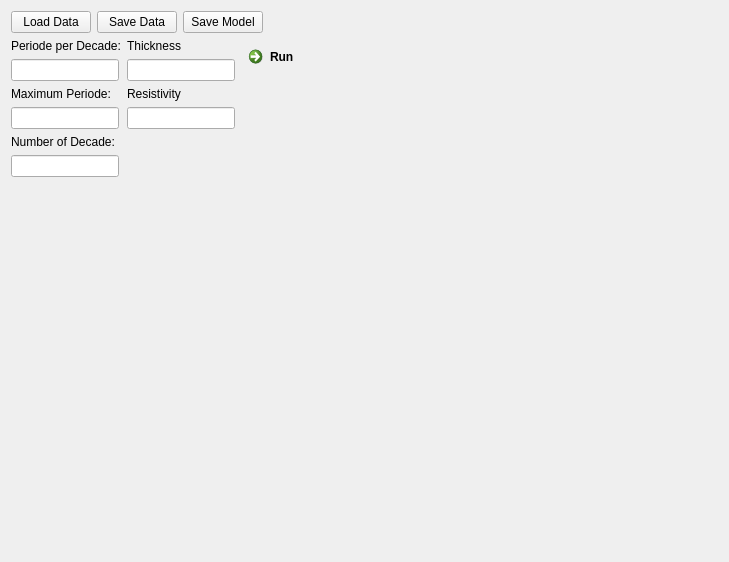
<?xml version="1.0" encoding="UTF-8"?>
<ui version="4.0">
 <class>OneDmod</class>
 <widget class="QWidget" name="OneDmod">
  <property name="geometry">
   <rect>
    <x>0</x>
    <y>0</y>
    <width>729</width>
    <height>562</height>
   </rect>
  </property>
  <property name="windowTitle">
   <string>1D Modelling</string>
  </property>
  <layout class="QVBoxLayout" name="verticalLayout_3">
   <item>
    <layout class="QVBoxLayout" name="verticalLayout" stretch="1,1">
     <item>
      <layout class="QHBoxLayout" name="horizontalLayout_1">
       <item>
        <widget class="QPushButton" name="buttonLoadData">
         <property name="text">
          <string>Load Data</string>
         </property>
        </widget>
       </item>
       <item>
        <widget class="QPushButton" name="buttonSaveData">
         <property name="text">
          <string>Save Data</string>
         </property>
        </widget>
       </item>
       <item>
        <widget class="QPushButton" name="buttonSaveModel">
         <property name="text">
          <string>Save Model</string>
         </property>
        </widget>
       </item>
       <item>
        <spacer name="horizontalSpacer_3">
         <property name="orientation">
          <enum>Qt::Horizontal</enum>
         </property>
         <property name="sizeHint" stdset="0">
          <size>
           <width>40</width>
           <height>20</height>
          </size>
         </property>
        </spacer>
       </item>
      </layout>
     </item>
     <item>
      <layout class="QHBoxLayout" name="horizontalLayout_2">
       <item>
        <layout class="QHBoxLayout" name="horizontalLayout_5">
         <item>
          <layout class="QVBoxLayout" name="verticalLayout_7">
           <item>
            <layout class="QVBoxLayout" name="verticalLayout_6">
             <item>
              <widget class="QLabel" name="label_1">
               <property name="sizePolicy">
                <sizepolicy hsizetype="Fixed" vsizetype="Fixed">
                 <horstretch>0</horstretch>
                 <verstretch>0</verstretch>
                </sizepolicy>
               </property>
               <property name="text">
                <string>Periode per Decade:</string>
               </property>
              </widget>
             </item>
             <item>
              <widget class="QLineEdit" name="lineEditPeriodePerDecade">
               <property name="sizePolicy">
                <sizepolicy hsizetype="Fixed" vsizetype="Fixed">
                 <horstretch>0</horstretch>
                 <verstretch>0</verstretch>
                </sizepolicy>
               </property>
              </widget>
             </item>
            </layout>
           </item>
           <item>
            <layout class="QVBoxLayout" name="verticalLayout_5">
             <item>
              <widget class="QLabel" name="label_2">
               <property name="sizePolicy">
                <sizepolicy hsizetype="Fixed" vsizetype="Fixed">
                 <horstretch>0</horstretch>
                 <verstretch>0</verstretch>
                </sizepolicy>
               </property>
               <property name="text">
                <string>Maximum Periode:</string>
               </property>
              </widget>
             </item>
             <item>
              <widget class="QLineEdit" name="lineEditMaximumPeriode">
               <property name="sizePolicy">
                <sizepolicy hsizetype="Fixed" vsizetype="Fixed">
                 <horstretch>0</horstretch>
                 <verstretch>0</verstretch>
                </sizepolicy>
               </property>
              </widget>
             </item>
            </layout>
           </item>
           <item>
            <layout class="QVBoxLayout" name="verticalLayout_4">
             <item>
              <widget class="QLabel" name="label_3">
               <property name="sizePolicy">
                <sizepolicy hsizetype="Fixed" vsizetype="Fixed">
                 <horstretch>0</horstretch>
                 <verstretch>0</verstretch>
                </sizepolicy>
               </property>
               <property name="text">
                <string>Number of Decade:</string>
               </property>
              </widget>
             </item>
             <item>
              <widget class="QLineEdit" name="lineEditNumberOfDecade">
               <property name="sizePolicy">
                <sizepolicy hsizetype="Fixed" vsizetype="Fixed">
                 <horstretch>0</horstretch>
                 <verstretch>0</verstretch>
                </sizepolicy>
               </property>
              </widget>
             </item>
            </layout>
           </item>
           <item>
            <spacer name="verticalSpacer_2">
             <property name="orientation">
              <enum>Qt::Vertical</enum>
             </property>
             <property name="sizeHint" stdset="0">
              <size>
               <width>20</width>
               <height>40</height>
              </size>
             </property>
            </spacer>
           </item>
          </layout>
         </item>
         <item>
          <layout class="QVBoxLayout" name="verticalLayout_8">
           <item>
            <layout class="QVBoxLayout" name="verticalLayout_9">
             <item>
              <widget class="QLabel" name="label_4">
               <property name="sizePolicy">
                <sizepolicy hsizetype="Fixed" vsizetype="Fixed">
                 <horstretch>0</horstretch>
                 <verstretch>0</verstretch>
                </sizepolicy>
               </property>
               <property name="text">
                <string>Thickness</string>
               </property>
              </widget>
             </item>
             <item>
              <widget class="QLineEdit" name="lineEditThickness">
               <property name="sizePolicy">
                <sizepolicy hsizetype="Fixed" vsizetype="Fixed">
                 <horstretch>0</horstretch>
                 <verstretch>0</verstretch>
                </sizepolicy>
               </property>
              </widget>
             </item>
            </layout>
           </item>
           <item>
            <layout class="QVBoxLayout" name="verticalLayout_10">
             <item>
              <widget class="QLabel" name="label_5">
               <property name="sizePolicy">
                <sizepolicy hsizetype="Fixed" vsizetype="Fixed">
                 <horstretch>0</horstretch>
                 <verstretch>0</verstretch>
                </sizepolicy>
               </property>
               <property name="text">
                <string>Resistivity</string>
               </property>
              </widget>
             </item>
             <item>
              <widget class="QLineEdit" name="lineEditResistivity">
               <property name="sizePolicy">
                <sizepolicy hsizetype="Fixed" vsizetype="Fixed">
                 <horstretch>0</horstretch>
                 <verstretch>0</verstretch>
                </sizepolicy>
               </property>
              </widget>
             </item>
            </layout>
           </item>
           <item>
            <layout class="QVBoxLayout" name="verticalLayout_11">
             <item>
              <spacer name="verticalSpacer">
               <property name="orientation">
                <enum>Qt::Vertical</enum>
               </property>
               <property name="sizeHint" stdset="0">
                <size>
                 <width>20</width>
                 <height>40</height>
                </size>
               </property>
              </spacer>
             </item>
            </layout>
           </item>
          </layout>
         </item>
        </layout>
       </item>
       <item>
        <layout class="QVBoxLayout" name="verticalLayout_2">
         <item>
          <widget class="QCommandLinkButton" name="commandLinkButtonRun">
           <property name="sizePolicy">
            <sizepolicy hsizetype="Minimum" vsizetype="Expanding">
             <horstretch>0</horstretch>
             <verstretch>0</verstretch>
            </sizepolicy>
           </property>
           <property name="text">
            <string>Run</string>
           </property>
           <property name="iconSize">
            <size>
             <width>40</width>
             <height>40</height>
            </size>
           </property>
           <property name="checkable">
            <bool>false</bool>
           </property>
          </widget>
         </item>
        </layout>
       </item>
      </layout>
     </item>
    </layout>
   </item>
  </layout>
 </widget>
 <resources/>
 <connections/>
</ui>
